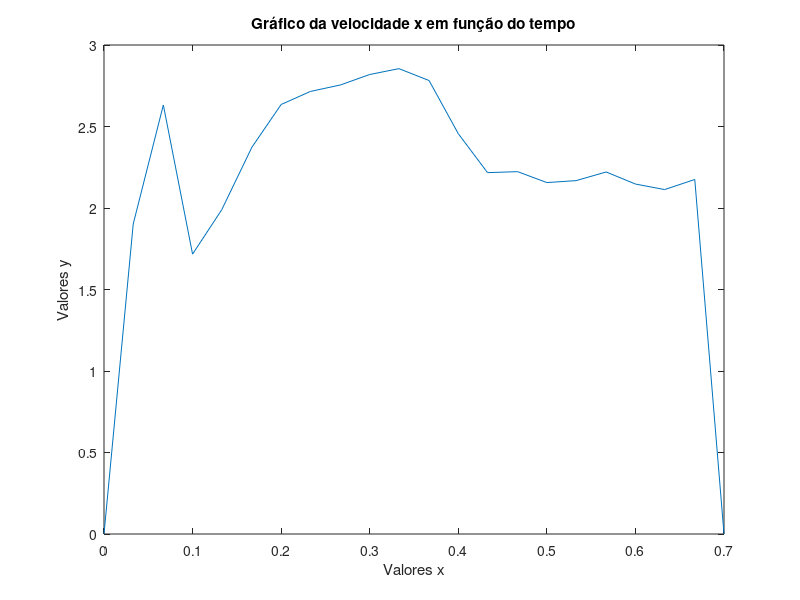

Recreate this plot in MATLAB.
x = [0.000, 0.033, 0.067, 0.100, 0.133, 0.167, 0.200, 0.233, 0.267, 0.300, 0.333, 0.367, 0.400, 0.433, 0.467, 0.500, 0.533, 0.567, 0.600, 0.633, 0.667, 0.700];
y = [0.000 , 1.902 , 2.632 , 1.717 , 1.990 , 2.373 , 2.635 , 2.715 , 2.755 , 2.819 , 2.855 , 2.782 , 2.456 , 2.217 , 2.223 , 2.156 , 2.168 , 2.221 , 2.147 , 2.113 , 2.175 , 0.000];

plot(x,y);
title('Gráfico da velocidade x em função do tempo');
xlabel('Valores x');
ylabel('Valores y');
